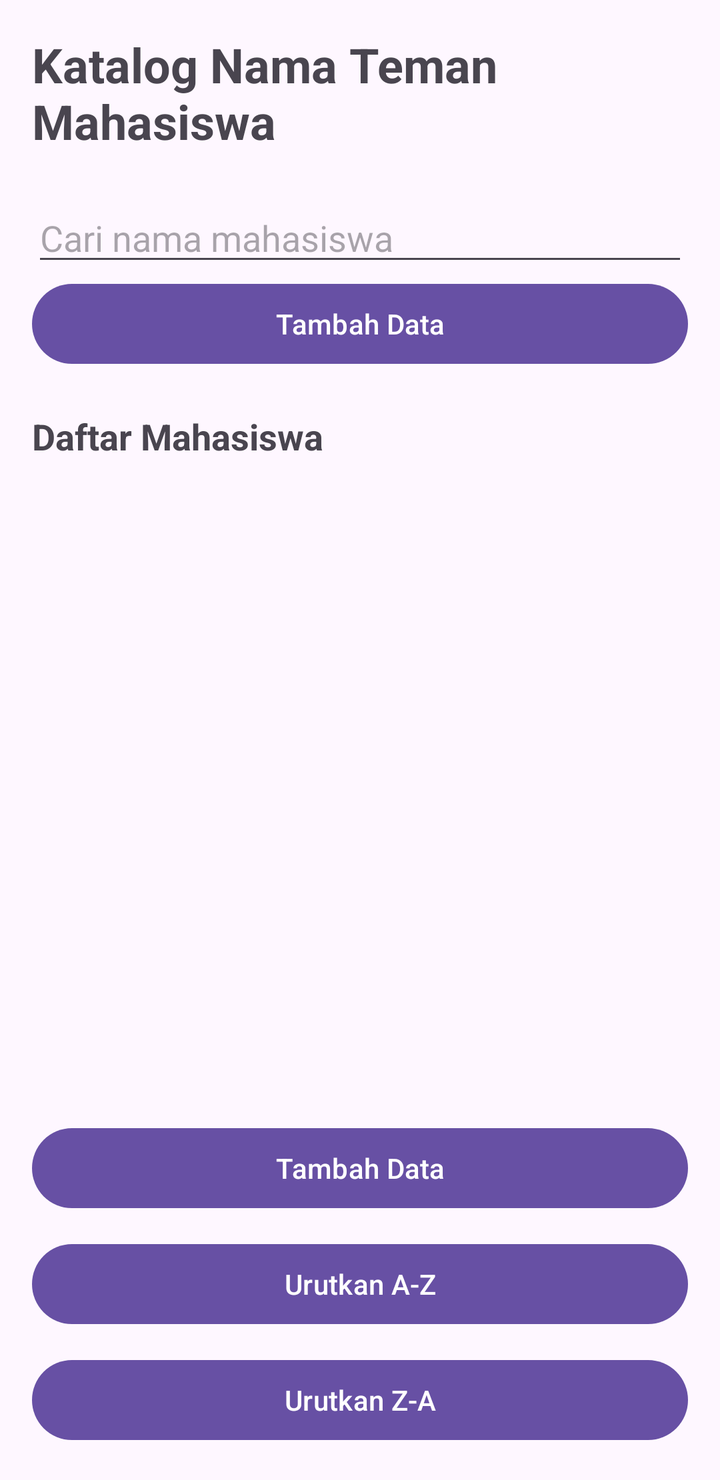
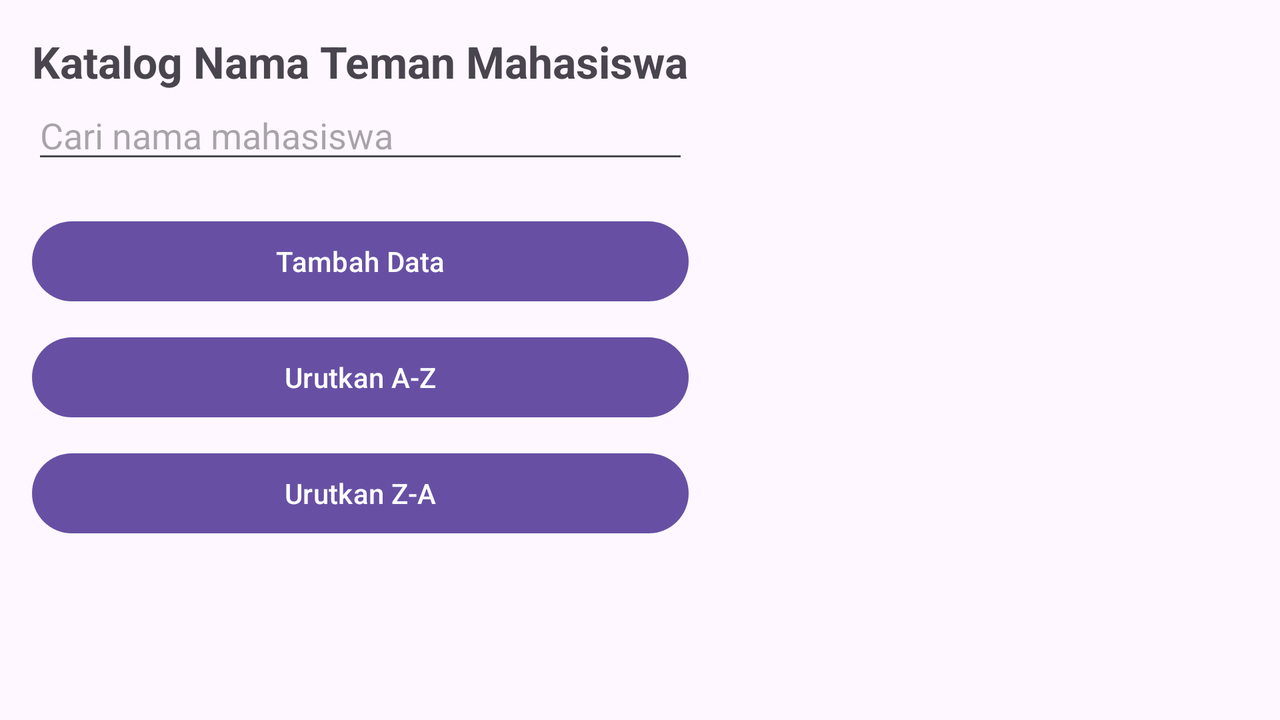

First picture: res/layout/ on a phone held upright. Second picture: the repository's own variant of that layout, on a device whose configuration matches the variant's folder. Source for both follows.
<!-- AndroidManifest.xml: application theme Theme.KatalogMahasiswa -->
<!-- res/layout/activity_main.xml -->
<?xml version="1.0" encoding="utf-8"?>
<ScrollView xmlns:android="http://schemas.android.com/apk/res/android"
    android:id="@+id/main"
    android:layout_width="match_parent"
    android:layout_height="match_parent">

    <LinearLayout
        android:layout_width="match_parent"
        android:layout_height="wrap_content"
        android:orientation="vertical"
        android:padding="16dp">

        <TextView
            android:layout_width="wrap_content"
            android:layout_height="wrap_content"
            android:text="Katalog Nama Teman Mahasiswa"
            android:textSize="24sp"
            android:textStyle="bold"
            android:layout_gravity="center"
            android:paddingBottom="20dp"/>

        <EditText
            android:id="@+id/etCari"
            android:layout_width="match_parent"
            android:layout_height="wrap_content"
            android:hint="Cari nama mahasiswa"/>

        <Button
            android:id="@+id/btnTambah"
            android:layout_width="match_parent"
            android:layout_height="wrap_content"
            android:text="Tambah Data"/>

        <TextView
            android:layout_width="wrap_content"
            android:layout_height="wrap_content"
            android:text="Daftar Mahasiswa"
            android:textStyle="bold"
            android:textSize="18sp"
            android:layout_marginTop="20dp"/>

        <ListView
            android:id="@+id/listMahasiswa"
            android:layout_width="match_parent"
            android:layout_height="300dp"
            android:layout_marginTop="10dp"/>

        <Button
            android:layout_width="match_parent"
            android:layout_height="wrap_content"
            android:text="Tambah Data"
            android:layout_marginTop="20dp"/>

        <Button
            android:id="@+id/btnAZ"
            android:layout_width="match_parent"
            android:layout_height="wrap_content"
            android:text="Urutkan A-Z"
            android:layout_marginTop="10dp"/>

        <Button
            android:id="@+id/btnZA"
            android:layout_width="match_parent"
            android:layout_height="wrap_content"
            android:text="Urutkan Z-A"
            android:layout_marginTop="10dp"/>

    </LinearLayout>

</ScrollView>
<!-- resources referenced by this layout -->
<resources>
  <style name="Theme.KatalogMahasiswa" parent="Base.Theme.KatalogMahasiswa" />
  <style name="Base.Theme.KatalogMahasiswa" parent="Theme.Material3.DayNight.NoActionBar">
          
          
      </style>
</resources>
<!-- res/layout-land/activity_main.xml (the repository's variant of the layout above) -->
<!-- drawn on the phone turned sideways -->
<?xml version="1.0" encoding="utf-8"?>
<HorizontalScrollView xmlns:android="http://schemas.android.com/apk/res/android"
    android:layout_width="match_parent"
    android:layout_height="match_parent">

    <LinearLayout
        android:layout_width="match_parent"
        android:layout_height="match_parent"
        android:orientation="horizontal"
        android:padding="16dp">

        <LinearLayout
            android:layout_width="0dp"
            android:layout_height="match_parent"
            android:layout_weight="1"
            android:orientation="vertical">

            <TextView
                android:layout_width="wrap_content"
                android:layout_height="wrap_content"
                android:text="Katalog Nama Teman Mahasiswa"
                android:textSize="22sp"
                android:textStyle="bold"/>

            <EditText
                android:id="@+id/etCari"
                android:layout_width="match_parent"
                android:layout_height="wrap_content"
                android:hint="Cari nama mahasiswa"/>

            <Button
                android:id="@+id/btnTambah"
                android:layout_width="match_parent"
                android:layout_height="wrap_content"
                android:text="Tambah Data"
                android:layout_marginTop="20dp"/>

            <Button
                android:id="@+id/btnAZ"
                android:layout_width="match_parent"
                android:layout_height="wrap_content"
                android:text="Urutkan A-Z"
                android:layout_marginTop="10dp"/>

            <Button
                android:id="@+id/btnZA"
                android:layout_width="match_parent"
                android:layout_height="wrap_content"
                android:text="Urutkan Z-A"
                android:layout_marginTop="10dp"/>

        </LinearLayout>

        <ListView
            android:id="@+id/listMahasiswa"
            android:layout_width="match_parent"
            android:layout_height="300dp"
            android:layout_marginTop="20dp"/>

    </LinearLayout>

</HorizontalScrollView>
